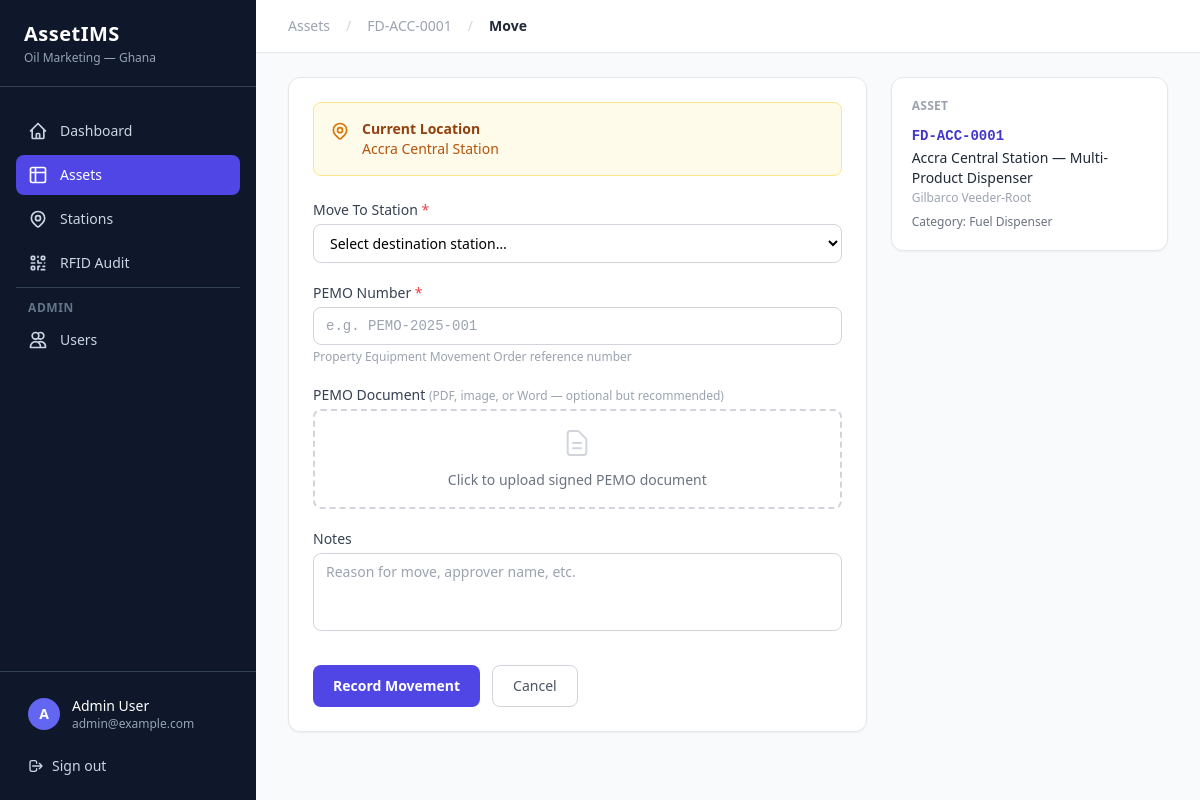
The app's page /assets/1/move (signed in) with its own data.
### app/db/models/user.py (models this page shows, shortened)
class User(Base):
    __tablename__ = "users"
    id: Mapped[int] = mapped_column(primary_key=True, index=True)
    email: Mapped[str] = mapped_column(String(255), unique=True, index=True, nullable=False)
    full_name: Mapped[str] = mapped_column(String(255), nullable=False)
    password_hash: Mapped[str] = mapped_column(String(255), nullable=False)
    is_active: Mapped[bool] = mapped_column(Boolean, default=True)
    site_id: Mapped[int | None] = mapped_column(ForeignKey("locations.id"), nullable=True)
    created_at: Mapped[DateTime] = mapped_column(DateTime(timezone=True), server_default=func.now())
    site: Mapped[Location | None] = relationship("Location", foreign_keys=[site_id], lazy="select")
    user_roles: Mapped[list[UserRole]] = relationship("UserRole", lazy="select")

### app/db/models/asset.py (models this page shows)
class Asset(Base):
    __tablename__ = "assets"
    id: Mapped[int] = mapped_column(primary_key=True, index=True)
    asset_tag: Mapped[str] = mapped_column(String(64), unique=True, nullable=False, index=True)
    name: Mapped[str | None] = mapped_column(String(128), nullable=True)
    brand: Mapped[str | None] = mapped_column(String(64), nullable=True)
    model_no: Mapped[str | None] = mapped_column(String(128), nullable=True)
    serial_no: Mapped[str | None] = mapped_column(String(128), nullable=True)
    category: Mapped[str | None] = mapped_column(String(64), nullable=True)
    department: Mapped[str | None] = mapped_column(String(64), nullable=True)
    location: Mapped[str | None] = mapped_column(String(128), nullable=True)
    site_id: Mapped[int | None] = mapped_column(ForeignKey("locations.id"), nullable=True)
    assigned_to: Mapped[str | None] = mapped_column(String(128), nullable=True)
    purchase_date: Mapped[date | None] = mapped_column(Date, nullable=True)
    purchase_cost: Mapped[float | None] = mapped_column(Float, nullable=True)
    warranty_expiry: Mapped[date | None] = mapped_column(Date, nullable=True)
    notes: Mapped[str | None] = mapped_column(Text, nullable=True)
    status: Mapped[str] = mapped_column(String(20), nullable=False, default="in_stock")
    rfid_tag: Mapped[str | None] = mapped_column(String(64), nullable=True, index=True)
    rfid_last_seen: Mapped[datetime | None] = mapped_column(DateTime, nullable=True)
    rfid_confirmed_site_id: Mapped[int | None] = mapped_column(ForeignKey("locations.id"), nullable=True)
    created_at: Mapped[datetime] = mapped_column(DateTime, server_default=func.now(), nullable=False)
    updated_at: Mapped[datetime] = mapped_column(
        DateTime, server_default=func.now(), onupdate=func.now(), nullable=False
    )
    site: Mapped[Location | None] = relationship(
        "Location", foreign_keys=[site_id], lazy="select"
    )
    rfid_confirmed_site: Mapped[Location | None] = relationship(
        "Location", foreign_keys=[rfid_confirmed_site_id], lazy="select"
    )

### app/db/models/location.py (models this page shows)
class Location(Base):
    __tablename__ = "locations"
    id: Mapped[int] = mapped_column(primary_key=True)
    name: Mapped[str] = mapped_column(String(100), nullable=False)
    code: Mapped[str] = mapped_column(String(30), unique=True, nullable=False)
    address: Mapped[str | None] = mapped_column(String(200), nullable=True)
    latitude: Mapped[float | None] = mapped_column(Float, nullable=True)
    longitude: Mapped[float | None] = mapped_column(Float, nullable=True)

### app/web/router.py (the view)
@router.get("/assets/{asset_id}/move", response_class=HTMLResponse)
def asset_move_form(asset_id: int, request: Request, db: Session = Depends(get_db)):
    user = _get_user(request, db)
    if not user:
        return RedirectResponse(url="/login", status_code=302)
    if user.primary_role not in ("admin", "asset_manager"):
        return RedirectResponse(url=f"/assets/{asset_id}?error=Access+denied", status_code=302)
    asset = db.query(Asset).filter(Asset.id == asset_id).first()
    if not asset:
        return RedirectResponse(url="/assets?error=Asset+not+found", status_code=302)
    locations = db.query(Location).order_by(Location.name).all()
    history = (
        db.query(AssetMovement)
        .filter(AssetMovement.asset_id == asset_id)
        .order_by(AssetMovement.created_at.desc())
        .all()
    )
    return templates.TemplateResponse("assets/move.html", _ctx(
        request, user,
        asset=asset,
        locations=locations,
        history=history,
        active_page="assets",
        error=request.query_params.get("error"),
    ))

### app/templates/assets/move.html (shortened to what this page needs)
{% extends "base.html" %}
{% block breadcrumb %}
<a href="/assets" class="text-gray-400 hover:text-gray-600">Assets</a>
<span class="mx-2 text-gray-300">/</span>
<a href="/assets/{{ asset.id }}" class="text-gray-400 hover:text-gray-600">{{ asset.asset_tag }}</a>
<span class="mx-2 text-gray-300">/</span>
<span class="font-semibold text-gray-800">Move</span>
{% endblock %}
{% block content %}
<div class="grid grid-cols-1 lg:grid-cols-3 gap-6">
  <div class="lg:col-span-2">
    <div class="bg-white rounded-xl border border-gray-200 shadow-sm p-6">
      <div class="mb-6 p-4 bg-amber-50 border border-amber-200 rounded-lg flex items-start gap-3">
        <div>
          <p class="text-sm font-semibold text-amber-800">Current Location</p>
          <p class="text-sm text-amber-700">
            {% if asset.site %}{{ asset.site.name }}{% elif asset.location %}{{ asset.location }}{% else %}Not assigned{% endif %}
          </p>
        </div>
      </div>
      <form method="post" action="/assets/{{ asset.id }}/move" enctype="multipart/form-data" class="space-y-5">
        <div>
          <label class="block text-sm font-medium text-gray-700 mb-1">Move To Station <span class="text-red-500">*</span></label>
          <select name="to_site_id" required
                  class="w-full px-3 py-2 text-sm border border-gray-300 rounded-lg focus:outline-none focus:ring-2 focus:ring-indigo-400 bg-white">
            <option value="">Select destination station…</option>
          </select>
        </div>
        <div>
          <label class="block text-sm font-medium text-gray-700 mb-1">PEMO Number <span class="text-red-500">*</span></label>
          <input type="text" name="pemo_number" required placeholder="e.g. PEMO-2025-001"
                 class="w-full px-3 py-2 text-sm border border-gray-300 rounded-lg focus:outline-none focus:ring-2 focus:ring-indigo-400 font-mono" />
          <p class="text-xs text-gray-400 mt-1">Property Equipment Movement Order reference number</p>
        </div>
        <div>
          <label class="block text-sm font-medium text-gray-700 mb-1">
            PEMO Document <span class="text-gray-400 text-xs font-normal">(PDF, image, or Word — optional but recommended)</span>
          </label>
          <div class="border-2 border-dashed border-gray-300 rounded-lg p-4 text-center hover:border-indigo-400 transition-colors">
            <label for="pemo-file" class="cursor-pointer">
              <svg class="w-8 h-8 mx-auto mb-2 text-gray-300" fill="none" stroke="currentColor" viewBox="0 0 24 24">
                <path stroke-linecap="round" stroke-linejoin="round" stroke-width="1.5"
                      d="M9 12h6m-6 4h6m2 5H7a2 2 0 01-2-2V5a2 2 0 012-2h5.586a1 1 0 01.707.293l5.414 5.414a1 1 0 01.293.707V19a2 2 0 01-2 2z"/>
              </svg>
              <span id="file-label" class="text-sm text-gray-500">Click to upload signed PEMO document</span>
            </label>
          </div>
        </div>
        <div>
          <label class="block text-sm font-medium text-gray-700 mb-1">Notes</label>
          <textarea name="notes" rows="3" placeholder="Reason for move, approver name, etc."
                    class="w-full px-3 py-2 text-sm border border-gray-300 rounded-lg focus:outline-none focus:ring-2 focus:ring-indigo-400 resize-none"></textarea>
        </div>
        <div class="flex gap-3 pt-2">
          <button type="submit"
                  class="px-5 py-2.5 bg-indigo-600 hover:bg-indigo-700 text-white text-sm font-semibold rounded-lg transition-colors">
            Record Movement
          </button>
          <a href="/assets/{{ asset.id }}"
             class="px-5 py-2.5 border border-gray-300 text-gray-600 hover:text-gray-800 text-sm font-medium rounded-lg transition-colors">
            Cancel
          </a>
        </div>
      </form>
    </div>
  </div>
  <div class="space-y-4">
    <div class="bg-white rounded-xl border border-gray-200 shadow-sm p-5">
      <h3 class="text-xs font-semibold text-gray-400 uppercase tracking-wide mb-3">Asset</h3>
      <p class="font-mono text-sm font-semibold text-indigo-700">{{ asset.asset_tag }}</p>
      <p class="text-sm text-gray-800 mt-0.5">{{ asset.name }}</p>
      {% if asset.brand %}<p class="text-xs text-gray-400 mt-0.5">{{ asset.brand }}{% if asset.model_no %} · {{ asset.model_no }}{% endif %}</p>{% endif %}
      <p class="text-xs text-gray-500 mt-2">Category: {{ asset.category or '—' }}</p>
    </div>
  </div>
</div>
{% endblock %}

### app/templates/base.html (shortened to what this page needs)
<!DOCTYPE html>
<html lang="en">
<head>
  <script src="https://cdn.tailwindcss.com"></script>
</head>
<body class="bg-gray-50 min-h-screen flex">
  <aside class="w-64 min-h-screen bg-slate-900 text-white flex flex-col fixed top-0 left-0 z-30">
    <div class="px-6 py-5 border-b border-slate-700">
      <span class="text-xl font-bold tracking-wide text-white">AssetIMS</span>
      <p class="text-xs text-slate-400 mt-0.5">Oil Marketing — Ghana</p>
    </div>
    <nav class="flex-1 px-4 py-6 space-y-1">
      <a href="/home"
         class="flex items-center gap-3 px-3 py-2.5 rounded-lg text-sm font-medium transition-colors
                {{ 'bg-indigo-600 text-white' if active_page == 'home' else 'text-slate-300 hover:bg-slate-800 hover:text-white' }}">
        <svg class="w-5 h-5 flex-shrink-0" fill="none" stroke="currentColor" viewBox="0 0 24 24">
          <path stroke-linecap="round" stroke-linejoin="round" stroke-width="2"
                d="M3 12l2-2m0 0l7-7 7 7M5 10v10a1 1 0 001 1h3m10-11l2 2m-2-2v10a1 1 0 01-1 1h-3m-6 0a1 1 0 001-1v-4a1 1 0 011-1h2a1 1 0 011 1v4a1 1 0 001 1m-6 0h6"/>
        </svg>
        Dashboard
      </a>
      <a href="/assets"
         class="flex items-center gap-3 px-3 py-2.5 rounded-lg text-sm font-medium transition-colors
                {{ 'bg-indigo-600 text-white' if active_page == 'assets' else 'text-slate-300 hover:bg-slate-800 hover:text-white' }}">
        <svg class="w-5 h-5 flex-shrink-0" fill="none" stroke="currentColor" viewBox="0 0 24 24">
          <path stroke-linecap="round" stroke-linejoin="round" stroke-width="2"
                d="M9 3H5a2 2 0 00-2 2v4m6-6h10a2 2 0 012 2v4M9 3v18m0 0h10a2 2 0 002-2V9M9 21H5a2 2 0 01-2-2V9m0 0h18"/>
        </svg>
        Assets
      </a>
      <a href="/sites"
         class="flex items-center gap-3 px-3 py-2.5 rounded-lg text-sm font-medium transition-colors
                {{ 'bg-indigo-600 text-white' if active_page == 'sites' else 'text-slate-300 hover:bg-slate-800 hover:text-white' }}">
        Stations
      </a>
      <a href="/rfid/audit"
         class="flex items-center gap-3 px-3 py-2.5 rounded-lg text-sm font-medium transition-colors
                {{ 'bg-indigo-600 text-white' if active_page == 'rfid' else 'text-slate-300 hover:bg-slate-800 hover:text-white' }}">
        RFID Audit
      </a>
      {% if user_role == 'admin' %}
      <div class="pt-3 mt-3 border-t border-slate-700">
        <p class="px-3 text-xs font-semibold text-slate-500 uppercase tracking-wider mb-1">Admin</p>
        <a href="/users"
           class="flex items-center gap-3 px-3 py-2.5 rounded-lg text-sm font-medium transition-colors
                  {{ 'bg-indigo-600 text-white' if active_page == 'users' else 'text-slate-300 hover:bg-slate-800 hover:text-white' }}">
          <svg class="w-5 h-5 flex-shrink-0" fill="none" stroke="currentColor" viewBox="0 0 24 24">
            <path stroke-linecap="round" stroke-linejoin="round" stroke-width="2"
                  d="M12 4.354a4 4 0 110 5.292M15 21H3v-1a6 6 0 0112 0v1zm0 0h6v-1a6 6 0 00-9-5.197M13 7a4 4 0 11-8 0 4 4 0 018 0z"/>
          </svg>
          Users
        </a>
      </div>
      {% endif %}
    </nav>
    <div class="px-4 py-4 border-t border-slate-700">
      <div class="flex items-center gap-3 px-3 py-2">
        <div class="w-8 h-8 rounded-full bg-indigo-500 flex items-center justify-center text-sm font-bold flex-shrink-0">
          {{ user.full_name[0] | upper if user else 'A' }}
        </div>
        <div class="flex-1 min-w-0">
          <p class="text-sm font-medium text-white truncate">{{ user.full_name if user else 'Admin' }}</p>
          <p class="text-xs text-slate-400 truncate">{{ user.email if user else '' }}</p>
        </div>
      </div>
      <form method="post" action="/logout" class="mt-2">
        <button type="submit"
                class="w-full flex items-center gap-2 px-3 py-2 rounded-lg text-sm text-slate-300 hover:bg-slate-800 hover:text-white transition-colors">
          <svg class="w-4 h-4" fill="none" stroke="currentColor" viewBox="0 0 24 24">
            <path stroke-linecap="round" stroke-linejoin="round" stroke-width="2"
                  d="M17 16l4-4m0 0l-4-4m4 4H7m6 4v1a3 3 0 01-3 3H6a3 3 0 01-3-3V7a3 3 0 013-3h4a3 3 0 013 3v1"/>
          </svg>
          Sign out
        </button>
      </form>
    </div>
  </aside>
  <div class="ml-64 flex-1 flex flex-col min-h-screen">
    <header class="bg-white border-b border-gray-200 px-8 py-4 flex items-center justify-between sticky top-0 z-20">
      <div class="flex items-center gap-2 text-sm text-gray-500">
        {% block breadcrumb %}<span class="font-semibold text-gray-800">{% block page_title %}{% endblock %}</span>{% endblock %}
      </div>
    </header>
    <main class="flex-1 px-8 py-6">
      {% block content %}{% endblock %}
    </main>
  </div>
</body>
</html>

### records on screen
User: full_name "A", full_name "Admin User", email "admin@example.com"
Asset: asset_tag "FD-ACC-0001", name "Accra Central Station — Multi-Product Dispenser", brand "Gilbarco Veeder-Root", category "Fuel Dispenser"
Location: site.name "Accra Central Station"
